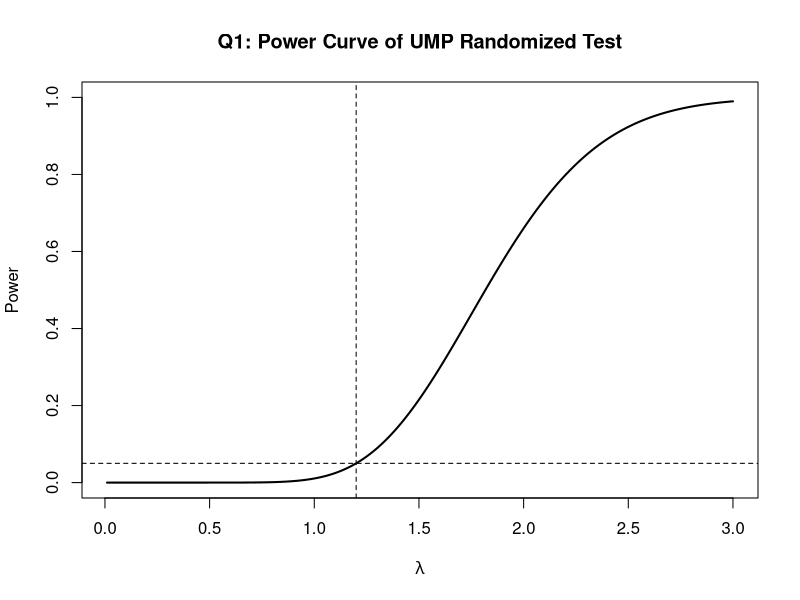
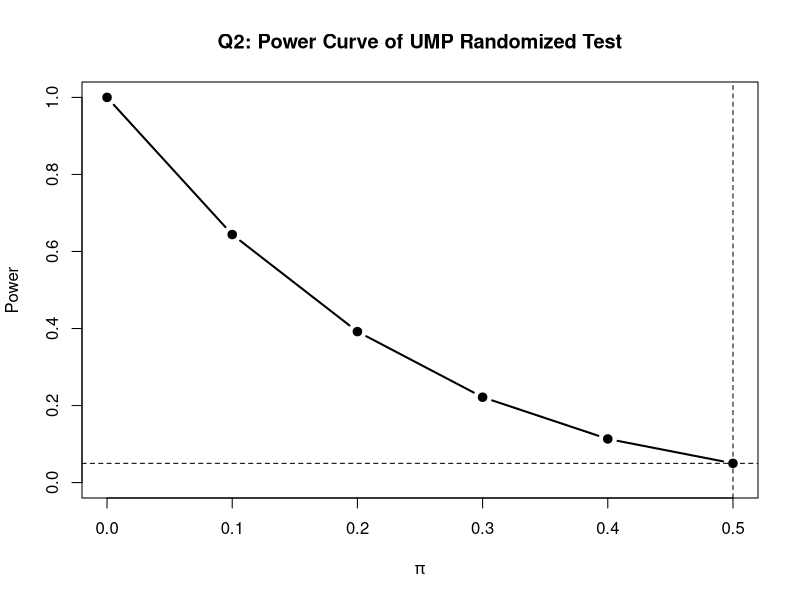

Here is the R script that generated these plots, in order:
# ============================================================
# STATISTICAL INFERENCE - RANDOMIZED TESTS
# Complete R Script for Problem Set
# ============================================================

# This script solves both questions in the uploaded problem set.
# The questions do not specify a numerical significance level alpha.
# Therefore, the UMP randomized tests are first given for a general
# level alpha. For numerical conclusions, alpha = 0.05 is illustrated.

cat("\n============================================================\n")
cat("RANDOMIZED TESTS - COMPLETE SOLUTION\n")
cat("============================================================\n\n")


# ============================================================
# QUESTION 1
# ============================================================
# From a Poisson distribution with parameter lambda, a random
# sample of size 10 is drawn.
#
# Test:
#       H0: lambda = 1.2
#       H1: lambda > 1.2
#
# Let X = sum(X_i).
# Since Xi ~ Poisson(lambda),
#       X ~ Poisson(10*lambda).
#
# By the monotone likelihood ratio property, the UMP test rejects
# for large values of X.
#
# For a randomized test of size alpha:
#       Reject if X > c
#       Reject with probability gamma if X = c
#       Accept if X < c
#
# where
#       P_1.2(X > c) + gamma*P_1.2(X = c) = alpha.
#
# ============================================================

cat("QUESTION 1\n")
cat("------------------------------------------------------------\n")

alpha <- 0.05

lambda0 <- 1.2
mu0 <- 10 * lambda0

# Find the boundary c:
# P(X > c) < alpha <= P(X >= c)
candidates <- 0:100

for (cc in candidates) {
  p_greater <- ppois(cc, lambda = mu0, lower.tail = FALSE)
  p_ge <- ppois(cc - 1, lambda = mu0, lower.tail = FALSE)

  if (p_greater < alpha && p_ge >= alpha) {
    c1 <- cc
    break
  }
}

p_gt_c <- ppois(c1, lambda = mu0, lower.tail = FALSE)
p_eq_c <- dpois(c1, lambda = mu0)

gamma1 <- (alpha - p_gt_c) / p_eq_c

cat("Significance level alpha =", alpha, "\n")
cat("Under H0, X ~ Poisson(", mu0, ")\n", sep = "")
cat("Critical boundary c =", c1, "\n")
cat("P(X > c) =", p_gt_c, "\n")
cat("P(X = c) =", p_eq_c, "\n")
cat("Randomization probability gamma =", gamma1, "\n\n")

cat("UMP randomized test:\n")
cat("  Reject H0 if X >", c1, "\n")
cat("  Reject H0 with probability gamma =", gamma1,
    " if X =", c1, "\n")
cat("  Accept H0 if X <", c1, "\n\n")


# Power function for Question 1
# Under lambda:
# X ~ Poisson(10*lambda)
#
# Power(lambda) =
# P_lambda(X > c) + gamma*P_lambda(X = c)

lambda_values <- seq(0.01, 3, by = 0.01)

power_q1 <- ppois(
  c1,
  lambda = 10 * lambda_values,
  lower.tail = FALSE
) +
  gamma1 * dpois(
    c1,
    lambda = 10 * lambda_values
  )

# Plot power curve
plot(
  lambda_values,
  power_q1,
  type = "l",
  lwd = 2,
  xlab = expression(lambda),
  ylab = "Power",
  main = "Q1: Power Curve of UMP Randomized Test",
  ylim = c(0, 1)
)

abline(h = alpha, lty = 2)
abline(v = lambda0, lty = 2)

# Display power at selected alternatives
selected_lambda <- c(1.2, 1.3, 1.5, 1.8, 2.0)

power_selected_q1 <- ppois(
  c1,
  lambda = 10 * selected_lambda,
  lower.tail = FALSE
) +
  gamma1 * dpois(
    c1,
    lambda = 10 * selected_lambda
  )

cat("Power at selected values of lambda:\n")
print(
  data.frame(
    lambda = selected_lambda,
    power = round(power_selected_q1, 6)
  )
)

cat("\nInterpretation:\n")
cat("The power increases as lambda moves above 1.2.\n")
cat("At lambda = 1.2, the power equals the significance level 0.05.\n\n")


# ============================================================
# QUESTION 2
# ============================================================
# A box contains 10 pencils, an unknown proportion pi of which
# are red. Each of four children picks a pencil at random.
#
# Test:
#       H0: pi = 0.5
#       H1: pi < 0.5
#
# Let X = number of red pencils selected by the four children.
#
# Under H0:
#       Total red pencils K = 10*pi = 5.
#
# Since sampling is without replacement:
#       X ~ Hypergeometric(N=10, K=5, n=4)
#
# For H1: pi < 0.5, the number of red pencils K is less than 5.
# Hence small values of X provide evidence against H0.
#
# Therefore the UMP randomized test rejects for small X.
#
# ============================================================

cat("\n============================================================\n")
cat("QUESTION 2\n")
cat("------------------------------------------------------------\n")

N <- 10
K0 <- 5
n <- 4

# Again, alpha was not specified in the question.
# We use alpha = 0.05 for the numerical randomized test.

alpha2 <- 0.05

# Hypergeometric probabilities under H0
x_values <- 0:4
p_h0 <- dhyper(x_values, m = K0, n = N - K0, k = n)

cat("Under H0: pi = 0.5, K = 5 red pencils.\n")
cat("Distribution of X under H0:\n")

print(
  data.frame(
    X = x_values,
    Probability = round(p_h0, 6)
  )
)

# Find c such that
# P(X < c) < alpha <= P(X <= c)
#
# We use the boundary value c where randomization occurs.
#
# For this problem, X = 0 has probability 0.0238095,
# while P(X <= 1) = 0.2619048.
#
# Thus reject if X < 1 (i.e. X = 0), and randomize at X = 1.

c2 <- 1

p_less_c2 <- phyper(
  c2 - 1,
  m = K0,
  n = N - K0,
  k = n
)

p_equal_c2 <- dhyper(
  c2,
  m = K0,
  n = N - K0,
  k = n
)

gamma2 <- (alpha2 - p_less_c2) / p_equal_c2

cat("\nSignificance level alpha =", alpha2, "\n")
cat("Boundary c =", c2, "\n")
cat("P(X < c) =", p_less_c2, "\n")
cat("P(X = c) =", p_equal_c2, "\n")
cat("Randomization probability gamma =", gamma2, "\n\n")

cat("UMP randomized test:\n")
cat("  Reject H0 if X <", c2, "\n")
cat("  Reject H0 with probability gamma =", gamma2,
    " if X =", c2, "\n")
cat("  Accept H0 if X >", c2, "\n\n")


# ------------------------------------------------------------
# CONCLUSION WHEN ONLY ONE CHILD HAS A RED PENCIL
# ------------------------------------------------------------

observed_x <- 1

cat("Observed number of red pencils =", observed_x, "\n")

if (observed_x < c2) {
  cat("Reject H0.\n")
} else if (observed_x == c2) {
  cat(
    "Since X = 1 is the randomization boundary, reject H0 with probability",
    gamma2, "and accept otherwise.\n"
  )
} else {
  cat("Accept H0.\n")
}

cat(
  "\nTherefore, when exactly one child has a red pencil,\n",
  "the randomized test rejects H0 with probability ",
  gamma2,
  " (for alpha = 0.05).\n\n",
  sep = ""
)


# ============================================================
# POWER CURVE FOR QUESTION 2
# ============================================================
# For a given proportion pi, the number of red pencils K = 10*pi.
#
# Because the actual box contains an integer number of red pencils,
# the exact finite-population distribution is hypergeometric.
#
# We calculate power for the possible values K = 0,...,5
# corresponding to pi = K/10.
#
# Power =
# P_pi(X < 1) + gamma*P_pi(X = 1)
#        = P_pi(X = 0) + gamma*P_pi(X = 1)

K_values <- 0:5
pi_values <- K_values / 10

power_q2 <- numeric(length(K_values))

for (i in seq_along(K_values)) {
  K <- K_values[i]

  p_x0 <- dhyper(
    0,
    m = K,
    n = N - K,
    k = n
  )

  p_x1 <- dhyper(
    1,
    m = K,
    n = N - K,
    k = n
  )

  power_q2[i] <- p_x0 + gamma2 * p_x1
}

cat("Power for possible values of pi <= 0.5:\n")

print(
  data.frame(
    pi = pi_values,
    Number_of_red_pencils = K_values,
    Power = round(power_q2, 6)
  )
)

# Plot Question 2 power curve
plot(
  pi_values,
  power_q2,
  type = "b",
  pch = 19,
  lwd = 2,
  xlab = expression(pi),
  ylab = "Power",
  main = "Q2: Power Curve of UMP Randomized Test",
  ylim = c(0, 1)
)

abline(h = alpha2, lty = 2)
abline(v = 0.5, lty = 2)


# ============================================================
# FINAL ANSWERS
# ============================================================

cat("\n============================================================\n")
cat("FINAL ANSWERS\n")
cat("============================================================\n\n")

cat("QUESTION 1:\n")
cat("For alpha = 0.05:\n")
cat("X = sum(Xi) ~ Poisson(10*lambda)\n")
cat("Under H0, X ~ Poisson(12)\n")
cat("Reject if X >", c1, "\n")
cat("Randomize at X =", c1, "with probability", gamma1, "\n")
cat("Power(lambda) = P_lambda(X >", c1, ") + gamma*P_lambda(X =",
    c1, ")\n\n", sep = "")

cat("QUESTION 2:\n")
cat("Under H0, number of red pencils = 5.\n")
cat("X ~ Hypergeometric(N=10, K=5, n=4)\n")
cat("For alpha = 0.05:\n")
cat("Reject if X = 0\n")
cat("Randomize at X = 1 with probability", gamma2, "\n")
cat("If exactly one child has a red pencil (X=1),\n")
cat("reject H0 with probability", gamma2,
    "and accept otherwise.\n\n")

cat("Both power curves have been plotted above.\n")
cat("============================================================\n")
